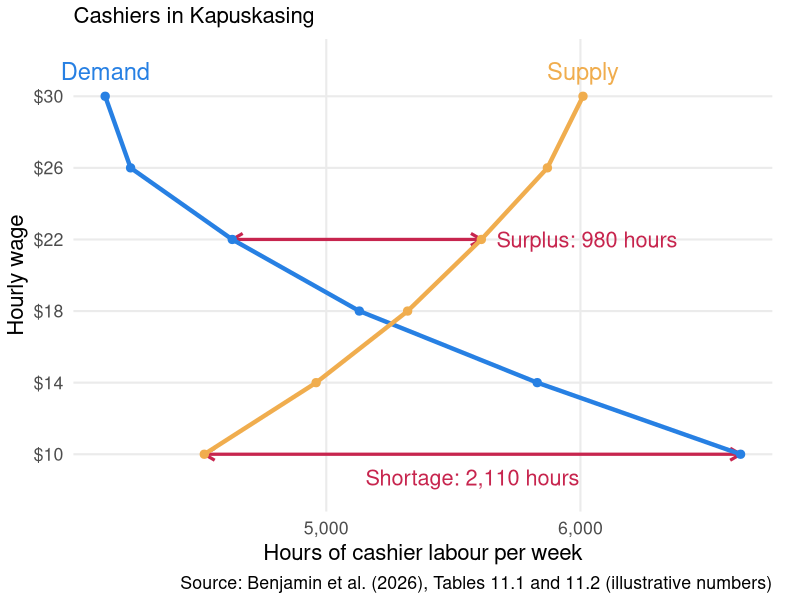
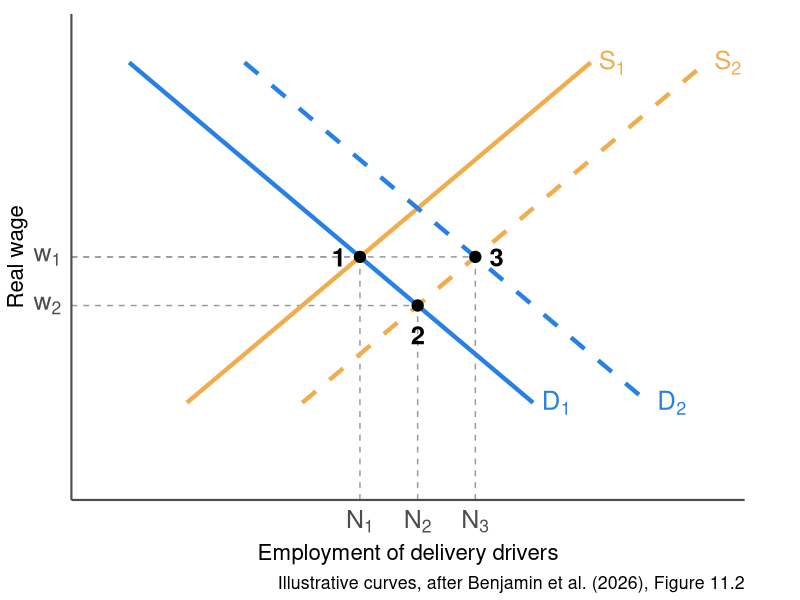
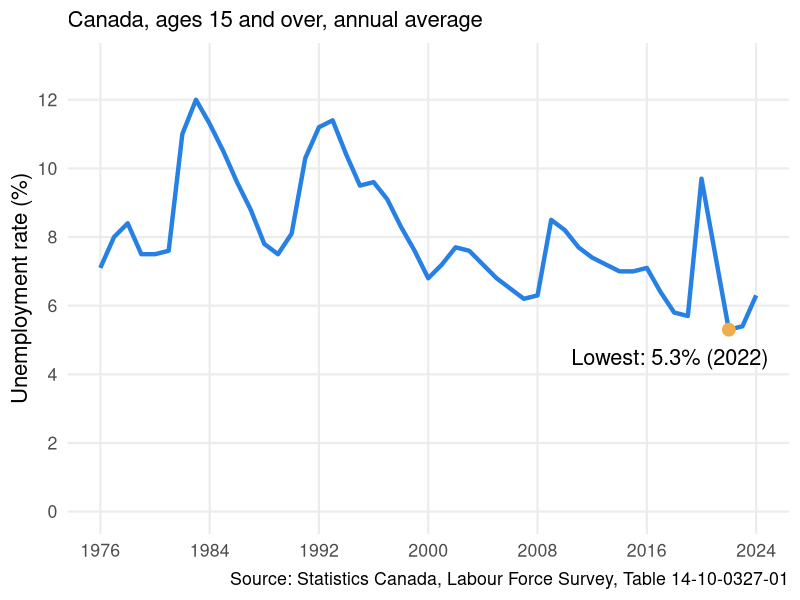
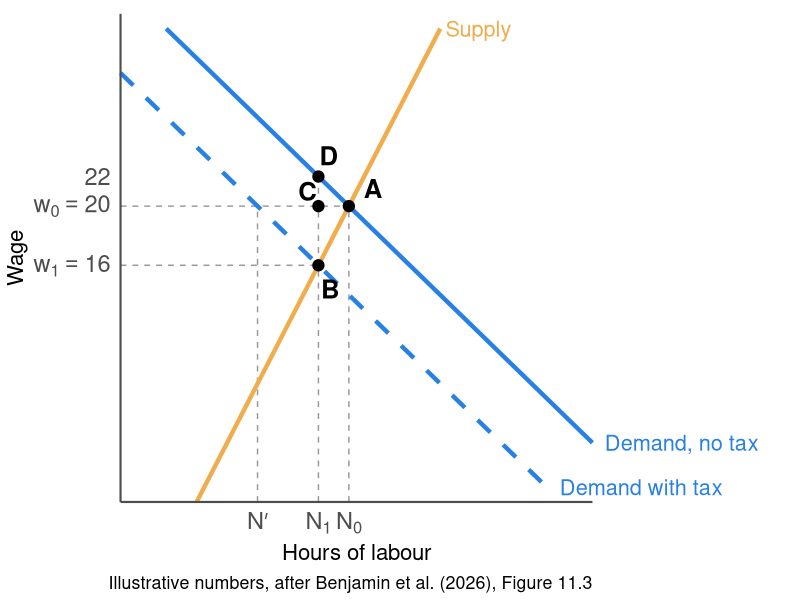

R code for these plots, in order:
## ---- chunk 1
#| message: false
#| warning: false
#| fig-width: 8.6
#| fig-height: 6.6

library(tidyverse)

# Book Tables 11.1 and 11.2: market demand and supply of cashier hours per week in Kapuskasing,
# Ontario. These are the book's made-up numbers; only the market columns are used. Table 11.1
# prints demand at $10 as 6,639, but the text uses 6,630, which matches its 2,110-hour
# shortage, so the CSV has 6,630.
cashiers <- read_csv("kapuskasing-cashiers.csv", show_col_types = FALSE)

curves <- cashiers %>%
  pivot_longer(c(demand, supply), names_to = "curve", values_to = "hours") %>%
  mutate(curve = str_to_title(curve))

gaps <- cashiers %>%
  filter(wage %in% c(10, 22)) %>%
  mutate(label = if_else(wage == 22, "Surplus: 980 hours", "Shortage: 2,110 hours"),
         lab_x = if_else(wage == 22, supply + 60, (demand + supply) / 2),
         lab_y = if_else(wage == 22, wage, wage - 1.3),
         lab_hjust = if_else(wage == 22, 0, 0.5))

ggplot(curves, aes(hours, wage, colour = curve)) +
  geom_segment(data = gaps, aes(x = demand, xend = supply, y = wage, yend = wage),
               inherit.aes = FALSE, colour = "#c7254e", linewidth = 1.1,
               arrow = arrow(ends = "both", length = unit(0.12, "inches"))) +
  geom_text(data = gaps, aes(x = lab_x, y = lab_y, label = label, hjust = lab_hjust),
            inherit.aes = FALSE, colour = "#c7254e", size = 5.5) +
  geom_path(linewidth = 1.5) +
  geom_point(size = 2.5) +
  geom_text(data = filter(curves, wage == 30), aes(label = curve),
            vjust = -0.9, size = 6) +
  scale_colour_manual(values = c(Demand = "#2780e3", Supply = "#f0ad4e")) +
  scale_x_continuous(labels = scales::comma) +
  scale_y_continuous(breaks = seq(10, 30, 4), labels = scales::dollar, limits = c(8, 32)) +
  coord_cartesian(clip = "off") +
  labs(x = "Hours of cashier labour per week", y = "Hourly wage",
       subtitle = "Cashiers in Kapuskasing",
       caption = "Source: Benjamin et al. (2026), Tables 11.1 and 11.2 (illustrative numbers)") +
  theme_minimal(base_size = 16) +
  theme(legend.position = "none", panel.grid.minor = element_blank(),
        plot.margin = margin(5, 20, 5, 5))
## ---- chunk 2
#| warning: false
#| fig-width: 8.6
#| fig-height: 6.6

# Illustrative curves, not data: the two shifts in the book's Figure 11.2(b), drawn the same
# size so the wage ends where it started. Supply S1: w = N/2, S2: w = (N - 12)/2.
# Demand D1: w = 30 - N/2, D2: w = 36 - N/2. Equilibria at (30, 15), (36, 12), (42, 15).
driver_curves <- tribble(
  ~label, ~x, ~y, ~xend, ~yend, ~type,   ~shifted,
  "S[1]", 12,  6,   54,   27, "Supply", "before",
  "S[2]", 24,  6,   66,   27, "Supply", "after",
  "D[1]",  6, 27,   48,    6, "Demand", "before",
  "D[2]", 18, 27,   60,    6, "Demand", "after"
)

driver_eq <- tribble(
  ~N, ~w, ~label, ~nx, ~ny,
  30, 15, "1",    -2.2,  0,
  36, 12, "2",       0, -1.8,
  42, 15, "3",     2.2,  0
)

ggplot() +
  geom_segment(data = driver_eq, aes(x = N, xend = N, y = 0, yend = w),
               linetype = "dashed", colour = "grey60") +
  geom_segment(data = driver_eq, aes(x = 0, xend = N, y = w, yend = w),
               linetype = "dashed", colour = "grey60") +
  geom_segment(data = driver_curves,
               aes(x = x, y = y, xend = xend, yend = yend, colour = type, linetype = shifted),
               linewidth = 1.5) +
  geom_text(data = driver_curves, aes(x = xend, y = yend, label = label, colour = type),
            parse = TRUE, hjust = -0.3, size = 6.5) +
  geom_point(data = driver_eq, aes(N, w), size = 3.5) +
  geom_text(data = driver_eq, aes(N + nx, w + ny, label = label), size = 6.5, fontface = "bold") +
  scale_colour_manual(values = c(Demand = "#2780e3", Supply = "#f0ad4e")) +
  scale_linetype_manual(values = c(before = "solid", after = "dashed")) +
  scale_x_continuous(breaks = c(30, 36, 42),
                     labels = c(expression(N[1]), expression(N[2]), expression(N[3]))) +
  scale_y_continuous(breaks = c(12, 15), labels = c(expression(w[2]), expression(w[1]))) +
  coord_cartesian(xlim = c(0, 70), ylim = c(0, 30), expand = FALSE, clip = "off") +
  labs(x = "Employment of delivery drivers", y = "Real wage",
       caption = "Illustrative curves, after Benjamin et al. (2026), Figure 11.2") +
  theme_minimal(base_size = 16) +
  theme(legend.position = "none", panel.grid = element_blank(),
        axis.line = element_line(colour = "grey30"),
        axis.text = element_text(size = 18),
        plot.margin = margin(10, 40, 5, 5))
## ---- chunk 3
#| warning: false
#| fig-width: 8.6
#| fig-height: 6.4

# Annual unemployment rate, Canada, ages 15 and over, 1976-2024. Extracted from the Labour Force
# Survey file used in the Chapter 2 deck (slides/ch02/lfstats.csv, Statistics Canada Table
# 14-10-0327-01), keeping GEO == "Canada" only; the source file also has the provinces.
urate <- read_csv("unemployment-rate-1976-2024.csv", show_col_types = FALSE)
urate_low <- slice_min(urate, rate, n = 1)

ggplot(urate, aes(year, rate)) +
  geom_line(linewidth = 1.5, colour = "#2780e3") +
  geom_point(data = urate_low, size = 4, colour = "#f0ad4e") +
  geom_text(data = urate_low, aes(label = paste0("Lowest: ", rate, "% (", year, ")")),
            vjust = 2.2, hjust = 0.8, size = 5.5) +
  scale_y_continuous(limits = c(0, 13), breaks = seq(0, 12, 2)) +
  scale_x_continuous(breaks = seq(1976, 2024, 8)) +
  labs(x = NULL, y = "Unemployment rate (%)",
       subtitle = "Canada, ages 15 and over, annual average",
       caption = "Source: Statistics Canada, Labour Force Survey, Table 14-10-0327-01") +
  theme_minimal(base_size = 16) +
  theme(panel.grid.minor = element_blank())
## ---- chunk 4
#| warning: false
#| fig-width: 8.6
#| fig-height: 6.6

# Illustrative numbers from the worked example: supply N = 60 + w, demand N = 120 - 2w, and a tax
# of T = 6 per hour on employers, so demand becomes N = 120 - 2(w + 6). With w on the vertical axis:
# supply w = N - 60, demand w = 60 - N/2, demand with the tax w = 54 - N/2.
# Points follow the book's Figure 11.3: A before the tax, B after, C and D directly above B.
tax_curves <- tribble(
  ~label,             ~x,  ~y, ~xend, ~yend, ~colour,
  "Supply",           60,   0,    92,    32, "#f0ad4e",
  "Demand, no tax",   56,  32,   112,     4, "#2780e3",
  "Demand with tax",  50,  29,   106,     1, "#2780e3"
)

tax_points <- tribble(
  ~point, ~N, ~w, ~lx,   ~ly,
  "A",    80, 20, 83.2,  21.2,
  "B",    76, 16, 77.6,  14.4,
  "C",    76, 20, 74.6,  21.0,
  "D",    76, 22, 77.4,  23.4
)

tax_guides <- tribble(
  ~x, ~y, ~xend, ~yend,
  50, 20,    80,    20,
  50, 16,    76,    16,
  68,  0,    68,    20,
  76,  0,    76,    22,
  80,  0,    80,    20
)

ggplot() +
  geom_segment(data = tax_guides, aes(x = x, y = y, xend = xend, yend = yend),
               linetype = "dashed", colour = "grey60") +
  geom_segment(data = tax_curves, aes(x = x, y = y, xend = xend, yend = yend, colour = colour,
                                      linetype = label == "Demand with tax"),
               linewidth = 1.5) +
  geom_text(data = tax_curves, aes(x = xend, y = yend, label = label, colour = colour),
            hjust = -0.08, size = 5.5) +
  geom_point(data = tax_points, aes(N, w), size = 3.5) +
  geom_text(data = tax_points, aes(lx, ly, label = point), size = 6.5, fontface = "bold") +
  scale_colour_identity() +
  scale_linetype_manual(values = c(`FALSE` = "solid", `TRUE` = "dashed")) +
  scale_x_continuous(breaks = c(68, 76, 80),
                     labels = c(expression(N*"′"), expression(N[1]), expression(N[0]))) +
  scale_y_continuous(breaks = c(16, 20, 22),
                     labels = c(expression(w[1] == 16), expression(w[0] == 20), "22")) +
  coord_cartesian(xlim = c(50, 112), ylim = c(0, 33), expand = FALSE, clip = "off") +
  labs(x = "Hours of labour", y = "Wage",
       caption = "Illustrative numbers, after Benjamin et al. (2026), Figure 11.3") +
  theme_minimal(base_size = 16) +
  theme(legend.position = "none", panel.grid = element_blank(),
        axis.line = element_line(colour = "grey30"),
        axis.text = element_text(size = 17),
        plot.margin = margin(10, 150, 5, 5))
